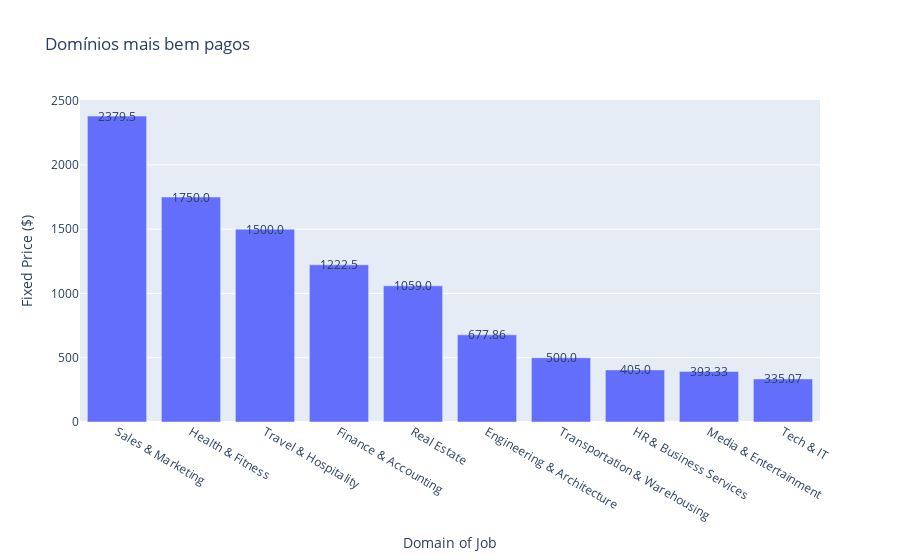

Source (notebook cell):
### Code cell
plot_graphics(paid_per_domain.head(10), 
              "Domínios mais bem pagos",
              "Domain of Job", "Fixed Price ($)")

### Figure 1 — Plotly figure (JSON) as saved in the notebook; plotly's stock layout.template omitted (floating-point values rounded to 4 significant figures)
{"data": [{"alignmentgroup": "True", "hovertemplate": "Domain of Job=%{x}<br>Fixed Price ($)=%{y}<extra></extra>", "legendgroup": "", "marker": {"color": "#636efa", "pattern": {"shape": ""}}, "name": "", "offsetgroup": "", "orientation": "v", "showlegend": false, "textposition": "auto", "type": "bar", "x": ["Sales & Marketing", "Health & Fitness", "Travel & Hospitality", "Finance & Accounting", "Real Estate", "Engineering & Architecture", "Transportation & Warehousing", "HR & Business Services", "Media & Entertainment", "Tech & IT"], "xaxis": "x", "y": [2380.0, 1750, 1500, 1222.0, 1059, 677.9, 500, 405, 393.3, 335.1], "yaxis": "y"}], "layout": {"annotations": [{"font": {"size": 12}, "showarrow": false, "text": "2379.5", "x": "Sales & Marketing", "y": 2380.0}, {"font": {"size": 12}, "showarrow": false, "text": "1750.0", "x": "Health & Fitness", "y": 1750}, {"font": {"size": 12}, "showarrow": false, "text": "1500.0", "x": "Travel & Hospitality", "y": 1500}, {"font": {"size": 12}, "showarrow": false, "text": "1222.5", "x": "Finance & Accounting", "y": 1222.0}, {"font": {"size": 12}, "showarrow": false, "text": "1059.0", "x": "Real Estate", "y": 1059}, {"font": {"size": 12}, "showarrow": false, "text": "677.86", "x": "Engineering & Architecture", "y": 677.9}, {"font": {"size": 12}, "showarrow": false, "text": "500.0", "x": "Transportation & Warehousing", "y": 500}, {"font": {"size": 12}, "showarrow": false, "text": "405.0", "x": "HR & Business Services", "y": 405}, {"font": {"size": 12}, "showarrow": false, "text": "393.33", "x": "Media & Entertainment", "y": 393.3}, {"font": {"size": 12}, "showarrow": false, "text": "335.07", "x": "Tech & IT", "y": 335.1}], "barmode": "relative", "legend": {"tracegroupgap": 0}, "title": {"text": "Domínios mais bem pagos"}, "xaxis": {"anchor": "y", "domain": [0, 1], "title": {"text": "Domain of Job"}}, "yaxis": {"anchor": "x", "domain": [0, 1], "title": {"text": "Fixed Price ($)"}}}}
